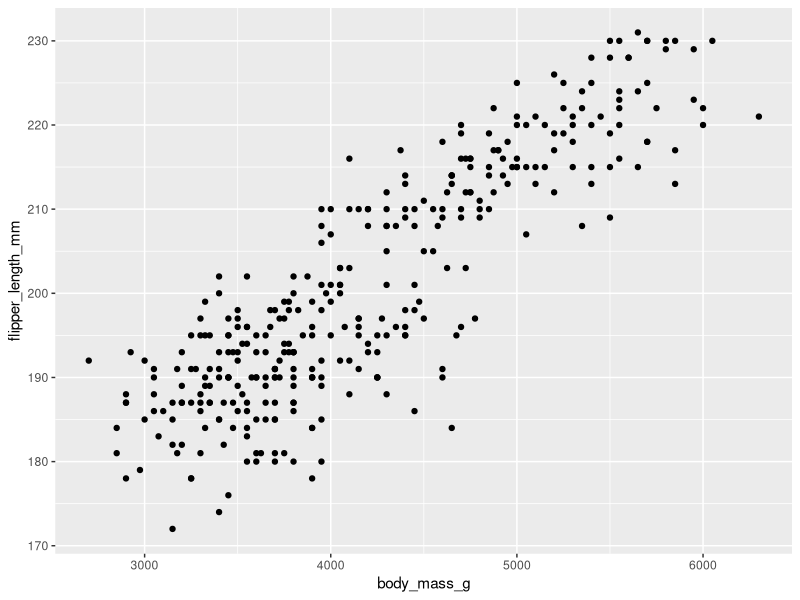
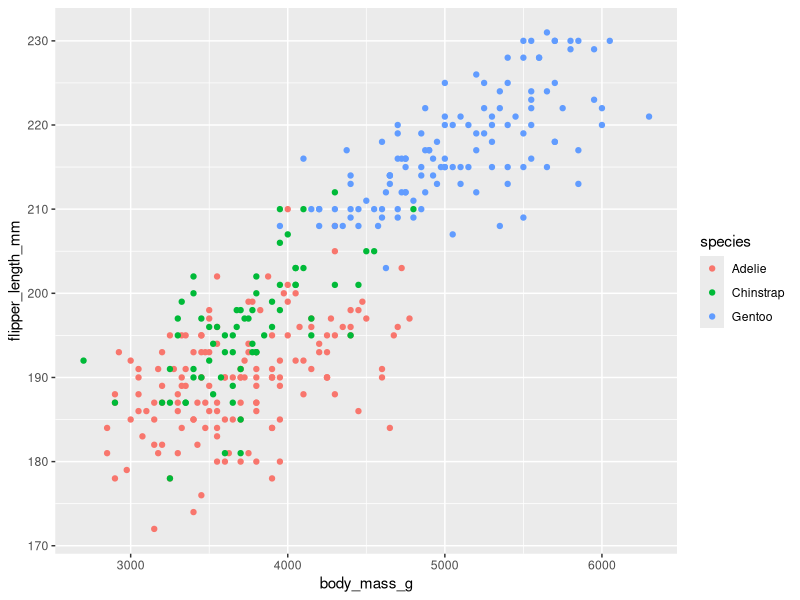
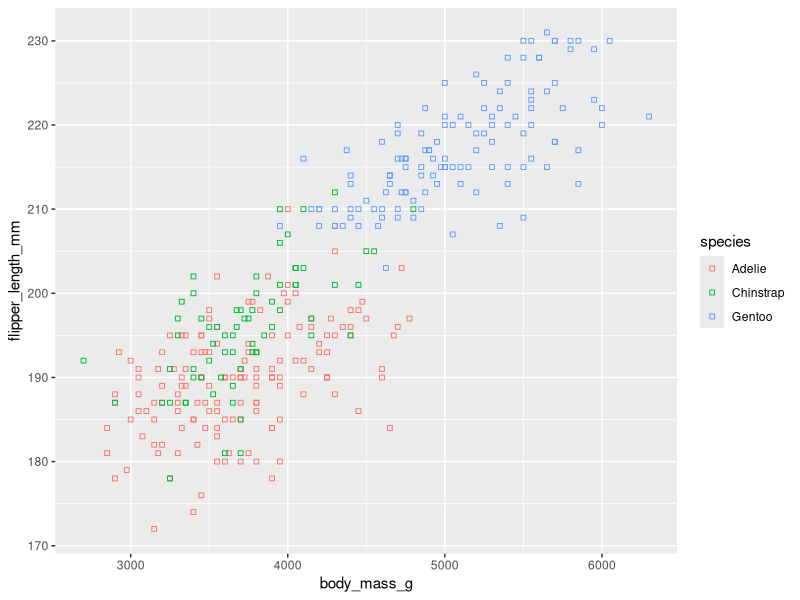
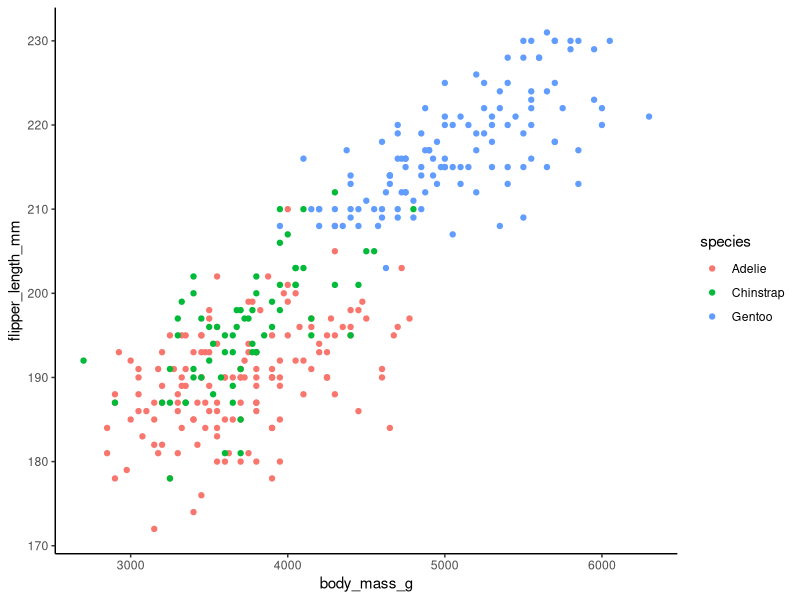
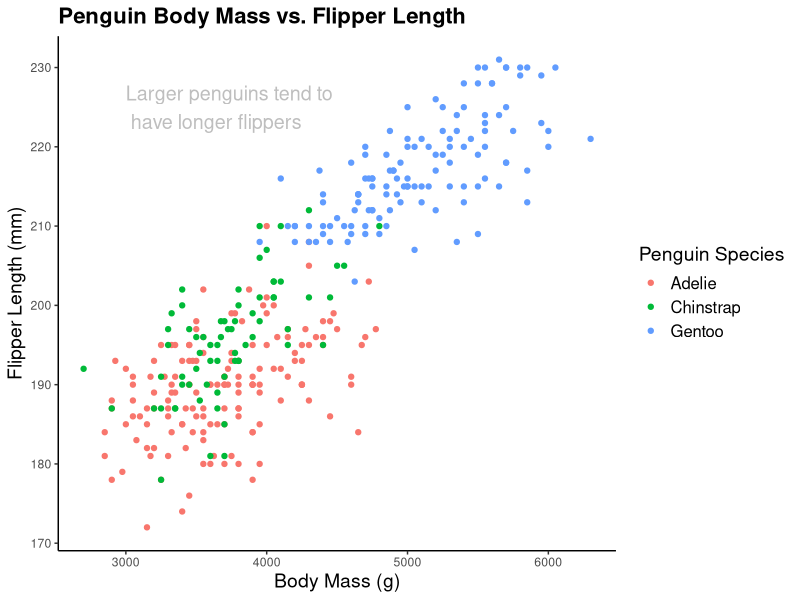
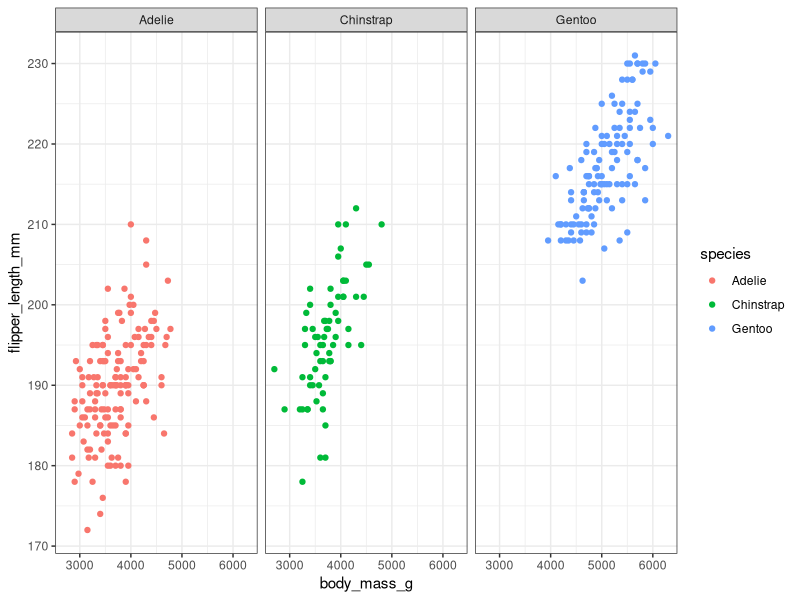
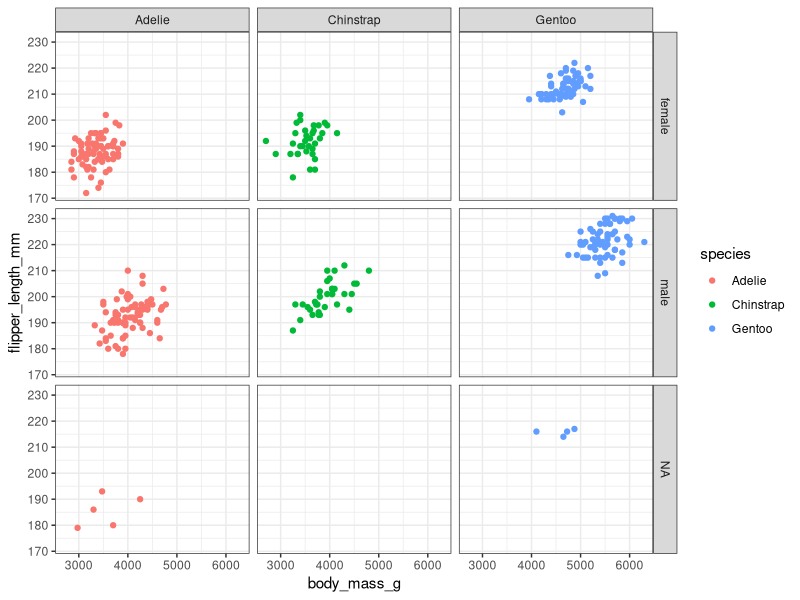

These charts were generated, in order, by the following R code:
# Code for Data Viz in R With ggplot2


# 1. Install ggplot2
install.packages("ggplot2")

# 2. Load ggplot2
library(ggplot2)

# 3. Load the dataset
install.packages("palmerpenguins")
library(palmerpenguins)

head(penguins)
?penguins



# ----------------------------------



# 4. Basic ggplot2

## 4.1 Basic graph
ggplot(penguins, aes(x = body_mass_g,
                     y = flipper_length_mm)) +
  geom_point()

## 4.2 Adding a variable
ggplot(penguins, aes(x = body_mass_g,
                     y = flipper_length_mm,
                     color = species)) +
  geom_point()

## 4.3 Defining an attribute
ggplot(penguins, aes(x = body_mass_g,
                     y = flipper_length_mm,
                     color = species)) +
  geom_point(shape = 22)



# ----------------------------------



# 5. More Customisations

## 5.1 Theme
ggplot(penguins, aes(x = body_mass_g,
                     y = flipper_length_mm,
                     color = species)) +
  geom_point() +
  
  # Apply classic theme
  theme_classic()


## 5.2 Text
ggplot(penguins, aes(x = body_mass_g,
                       y = flipper_length_mm,
                       color = species)) +
  geom_point() +
  theme_classic() +
  
  # Adjust text size
  theme(plot.title = element_text(size = 16, face = "bold"),
        axis.title.x = element_text(size = 14),
        axis.title.y = element_text(size = 14),
        legend.title = element_text(size = 14),
        legend.text = element_text(size = 12),
        strip.text = element_text(size = 14, face = "bold")) +
  
  # Add a title, labels, and a legend
  labs(title = "Penguin Body Mass vs. Flipper Length",
       x = "Body Mass (g)",
       y = "Flipper Length (mm)",
       color = "Penguin Species") +
  
  # Add annotation
  annotate("text",
           x = 3000,
           y = 225,
           label = "Larger penguins tend to \n have longer flippers",
           size = 5,
           color = "gray",
           hjust = 0)
  
## 5.3 Facet

### 5.3.1 facet_wrap()
ggplot(penguins, aes(x = body_mass_g,
                     y = flipper_length_mm,
                     color = species)) +
  geom_point() +
  theme_bw() +
  
  # Use facet_wrap()
  facet_wrap(~species)

### 5.3.2 facet_grid()
ggplot(penguins, aes(x = body_mass_g,
                     y = flipper_length_mm,
                     color = species)) +
  geom_point() +
  theme_bw() +
  
  # Use facet_grid()
  facet_grid(sex~species)